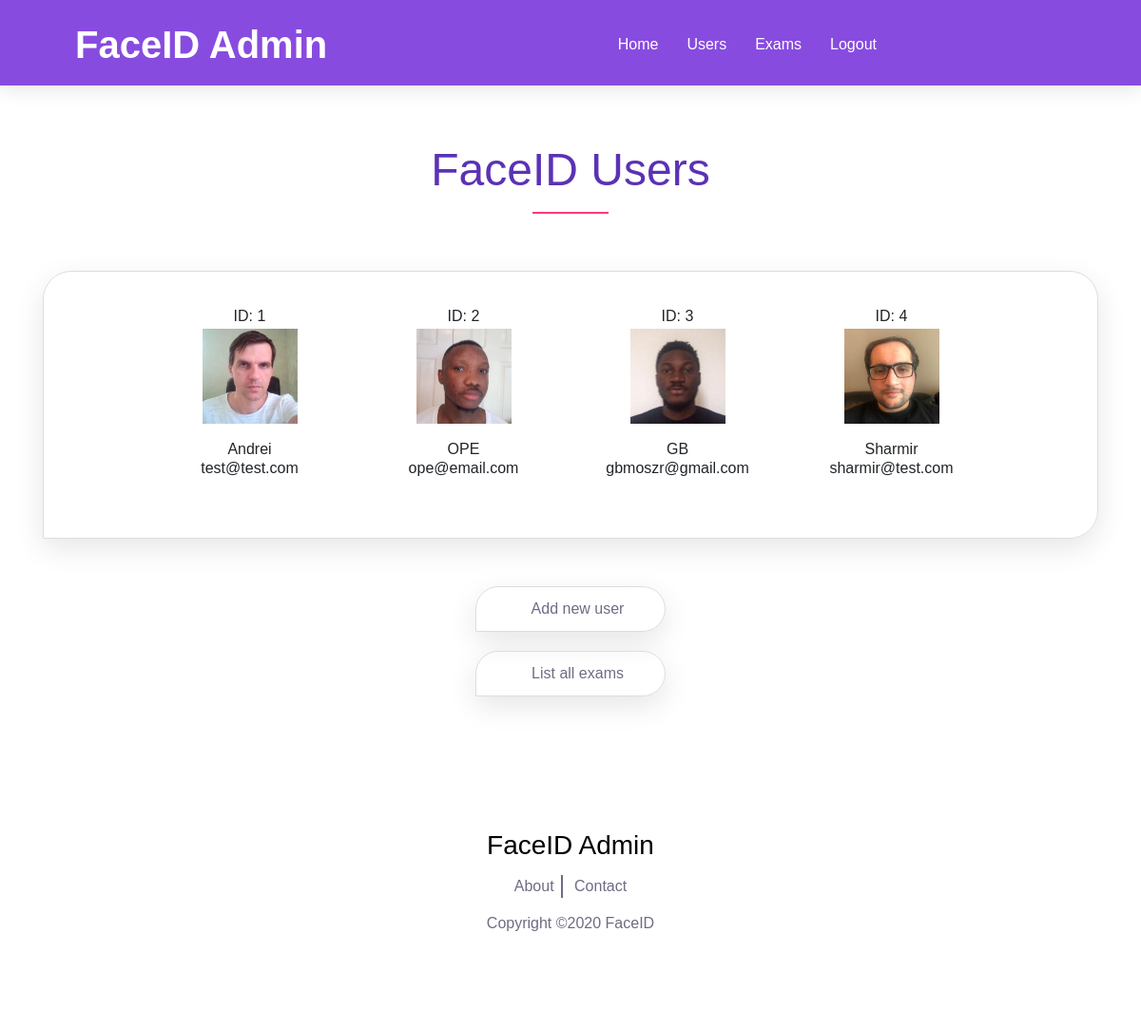
/admin/list/users/, run on an earlier commit of the app's database.
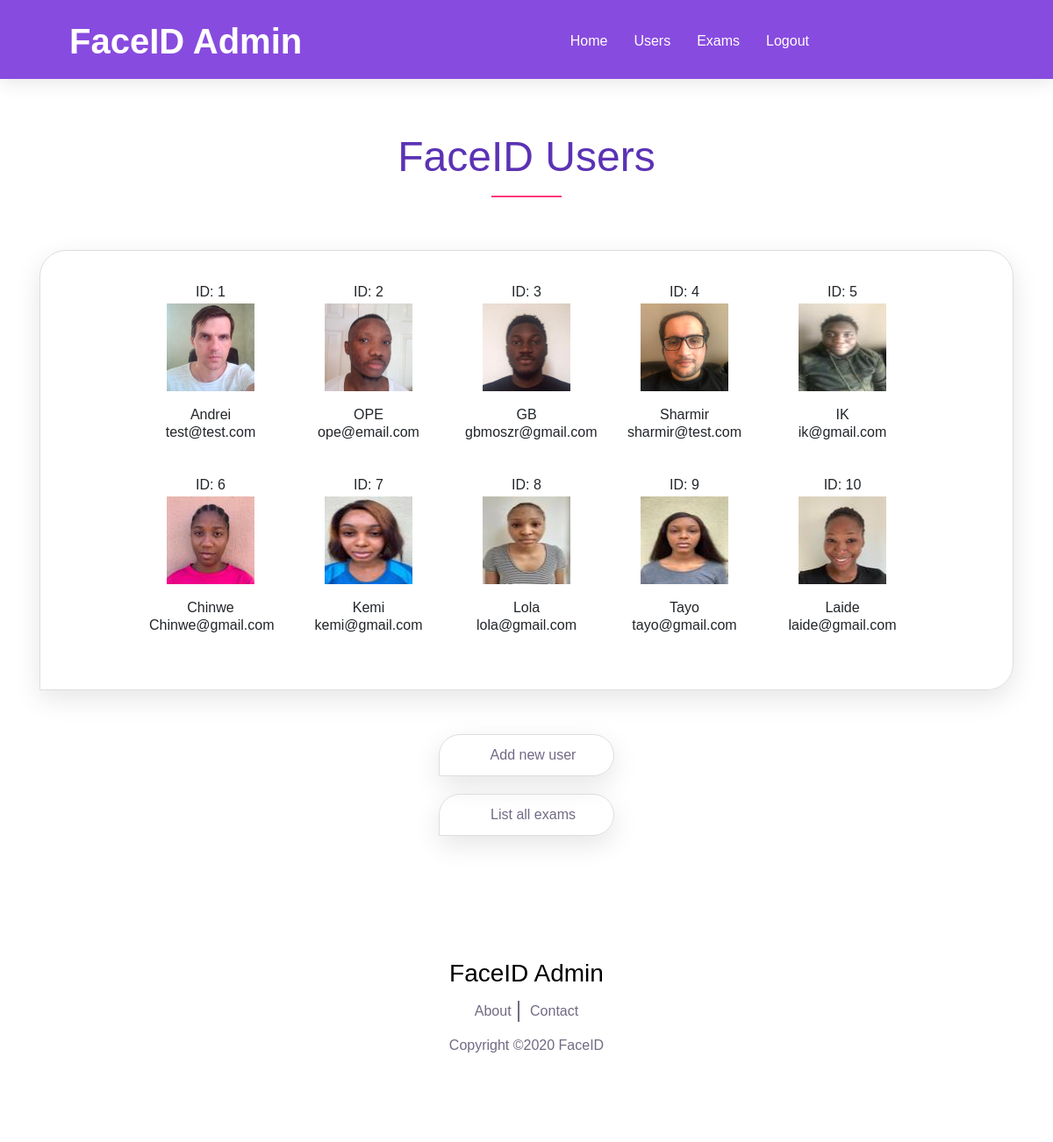
And on a later commit of the database.
### app/models.py (models this page shows, shortened)
class User(db.Model):
    __tablename__ = 'user'
    id = db.Column(db.Integer, primary_key=True)
    name = db.Column(db.String(80), unique=True, nullable=False)
    email = db.Column(db.String(120), unique=True, nullable=False)
    photo = db.Column(db.String)
    authenticated = db.Column(db.Boolean, default=False)
    confidence = db.Column(db.Integer, default=False)
    exams = db.relationship('Enrolment', backref='user', lazy=True)

### app/routes.py (the view)
@app.route('/admin/list/users/')
def list_users():
    error=None
    users = User.query.all()
    return render_template('./admin/admin_list_users.html', users=users, error=error)

### app/templates/admin/admin_list_users.html (shortened to what this page needs)
{% extends "./admin/admin_base.html" %}
{% block content %}
    <div id="content">
        <section class="special-area bg-white section_padding_150_50" id="about">
            <div class="container">
                <div class="row">
                    <div class="col-12">
                        <div class="section-heading text-center">
                            <h2>FaceID Users</h2>
                            <div class="line-shape"></div>
                        </div>
                    </div>
                </div>
            </div>
            <div class="special_description_area">
                <div class="container">
                    <div class="row">
                        <div class="col-lg-12">
                            <div class="webcam-frame">
                                        <div class='table-wrapper'>
                                            {% for row in users|batch(5, '&nbsp;') %}
                                            <div class='tb-row'>
                                                {% for user in row %}
                                                    {% if user != '&nbsp;' %}
                                                    <div class='tb-column'>
                                                            <div class='tb-line'>ID: {{ user.id }}</div>
                                                            <div class='tb-image'><img width="100px" src="/static/photos/{{ user.photo }}"></div>
                                                            <div class='tb-line'>{{ user.name }}</div>
                                                            <div class='tb-line'>{{ user.email }}</div>
                                                    </div>
                                                    {% endif %}
                                                {% endfor %}
                                            </div>
                                            {% endfor %}
                                          </div>
                            </div>
                            <div class="down-menu">
                                <div class="app-download-btn wow fadeInUp button-200" data-wow-delay="0.2s">
                                    <a href="/admin/add/user/">
                                        <p class="mb-0">Add new user</p>
                                    </a>
                                </div>
                                <div class="app-download-btn wow fadeInUp button-200" data-wow-delay="0.2s">
                                    <a href="/admin/list/exams/">
                                        <p class="mb-0">List all exams</p>
                                    </a>
                                </div>
                            </div>
                        </div>
                    </div>
                </div>
            </div>
        </section>
        </div>
        {% endblock %}

### app/templates/admin/admin_base.html (shortened to what this page needs)
<!DOCTYPE html>
<html lang="en">
<head>
    <link href="/static/style.css" rel="stylesheet">
    <link href="/static/css/responsive.css" rel="stylesheet">
</head>
<body>
    <header class="header_area">
        <div class="container-fluid">
            <div class="row align-items-center">
                <div class="col-12 col-lg-10">
                    <div class="menu_area">
                        <nav class="navbar navbar-expand-lg navbar-light">
                            <a class="navbar-brand" href="/admin/">FaceID Admin</a>
                            <div class="collapse navbar-collapse" id="ca-navbar">
                                <ul class="navbar-nav ml-auto" id="nav">
                                    <li class="nav-item"><a class="nav-link" href="/admin/">Home</a></li>
                                    <li class="nav-item"><a class="nav-link" href="/admin/list/users/">Users</a></li>
                                    <li class="nav-item"><a class="nav-link" href="/admin/list/exams/">Exams</a></li>
                                    <li class="nav-item"><a class="nav-link" href="/admin/logout/">Logout</a></li>
                                </ul>
                            </div>
                        </nav>
                    </div>
                </div>
            </div>
        </div>
    </header>
    {% block content %}{% endblock %}
    <footer class="footer-social-icon text-center section_padding_70 clearfix">
        <div class="footer-text">
            <h3>FaceID Admin</h3>
        </div>
        <div class="footer-menu">
            <nav>
                <ul>
                    <li><a href="#">About</a></li>
                    <li><a href="#">Contact</a></li>
                </ul>
            </nav>
        </div>
        <div class="copyright-text">
            <p>Copyright ©2020 FaceID</p>
        </div>
    </footer>
</body>
</html>

### app/static/style.css (style rules this page uses)
body { font-family: 'Cabin', sans-serif; background-color: #fff; }
h1, h2, h3, h4, h5, h6 { font-family: 'Cabin', sans-serif; font-weight: 400; color: #000; line-height: 1.2; }
.section_padding_150_50 { padding-top: 150px; padding-bottom: 50px; }
.section_padding_70 { padding-top: 70px; padding-bottom: 70px; }
img { max-width: 100%; max-height: 100%; }
ul, ol { margin: 0; padding: 0; }
a, a:hover, a:focus, a:active { text-decoration: none; -webkit-transition-duration: 500ms; -o-transition-duration: 500ms; transition-duration: 500ms; }
li { list-style: none; }
p { color: #726a84; font-size: 16px; font-weight: 300; margin-top: 0; }
.section-heading > h2 { font-weight: 300; color: #5b32b4; font-size: 48px; margin: 0; }
.section-heading { margin-bottom: 60px; }
.line-shape-white, .line-shape { width: 80px; height: 2px; background-color: #fb397d; margin-top: 15px; }
.line-shape { margin-left: calc(50% - 40px); }
.header_area { left: 0; position: absolute; width: 100%; z-index: 99; top: 0; padding: 0 4%; background-color: #884bdf; -webkit-box-shadow: 0 4px 20px rgba(0, 0, 0, 0.1); box-shadow: 0 4px 20px rgba(0, 0, 0, 0.1); height: 90px; }
.menu_area .navbar-brand { font-size: 40px; font-weight: 700; color: #fff; margin: 0; line-height: 1; padding: 0; }
.menu_area { position: relative; z-index: 2; }
.menu_area #nav .nav-link { color: #fff; display: block; font-size: 16px; font-weight: 500; border-radius: 30px; -webkit-transition-duration: 500ms; -o-transition-duration: 500ms; transition-duration: 500ms; padding: 35px 15px; }
.app-download-btn a { border: 1px solid #ddd; display: -webkit-box; display: -ms-flexbox; display: flex; -webkit-box-align: center; -ms-flex-align: center; align-items: center; padding: 15px 30px; border-radius: 30px 30px 30px 0; -webkit-box-shadow: 0 10px 30px rgba(0, 0, 0, 0.1); box-shadow: 0 10px 30px rgba(0, 0, 0, 0.1); -webkit-box-pack: center; -ms-flex-pack: center; justify-content: center; margin:20px 0 20px 0; }
.app-download-btn a p { font-size: 16px; line-height: 1; -webkit-transition-duration: 500ms; -o-transition-duration: 500ms; transition-duration: 500ms; }
.app-download-btn:first-child { margin-right: 20px; }
.footer-text { margin-bottom: 15px; }
.footer-menu ul li { display: inline-block; }
.footer-menu ul li a { border-right: 2px solid #726a84; display: block; padding: 0 7.5px; color: #726a84; }
.footer-menu ul li:last-child a { border-right: 0 solid #ddd; }
.footer-social-icon { margin-bottom: 30px; }
.footer-menu { margin-bottom: 15px; }
.copyright-text > p { margin-bottom: 0; }
.webcam-frame { border: 1px solid #ddd; border-top-color: rgb(221, 221, 221); border-right-color: rgb(221, 221, 221); border-bottom-color: rgb(221, 221, 221); border-left-color: rgb(221, 221, 221); display: -webkit-box; display: -ms-flexbox; display: flex; -webkit-box-align: center; -ms-flex-align: center; align-items: center; padding: 15px 30px; border-radius: 30px 30px 30px 0; -webkit-box-shadow: 0 10px 30px rgba(0, 0, 0, 0.1); box-shadow: 0 10px 30px rgba(0, 0, 0, 0.1); -webkit-box-pack: center; -ms-flex-pack: center; justify-content: center; margin-bottom: 50px; }
.button-200 { width: 200px; }
.table-wrapper { margin: 15px; background-color: rgb(255, 255, 255); width:900px }
.tb-row { display: flex; flex-direction: row; flex-wrap: wrap; width: 100%; height:220px; }
.tb-column { display: flex; flex-direction: column; flex-basis: 100%; flex: 1; padding: 0 10px 0 10px; width: 150px; }
.tb-line { padding: 5px 10px 5px 10px; text-align: center; height: 20px; }
.tb-image { padding: 10px 10px 10px 10px; text-align: center; height: 120px; }
.down-menu { text-align: center; margin-left: auto; margin-right: auto; width: 200px; }

What changed in the data, as far as the page shows it:
added User: id "5", photo (picture), name "IK", email "ik@gmail.com"
added User: id "6", photo (picture), name "Chinwe", email "Chinwe@gmail.com"
added User: id "7", photo (picture), name "Kemi", email "kemi@gmail.com"
added User: id "8", photo (picture), name "Lola", email "lola@gmail.com"
added User: id "9", photo (picture), name "Tayo", email "tayo@gmail.com"
added User: id "10", photo (picture), name "Laide", email "laide@gmail.com"
